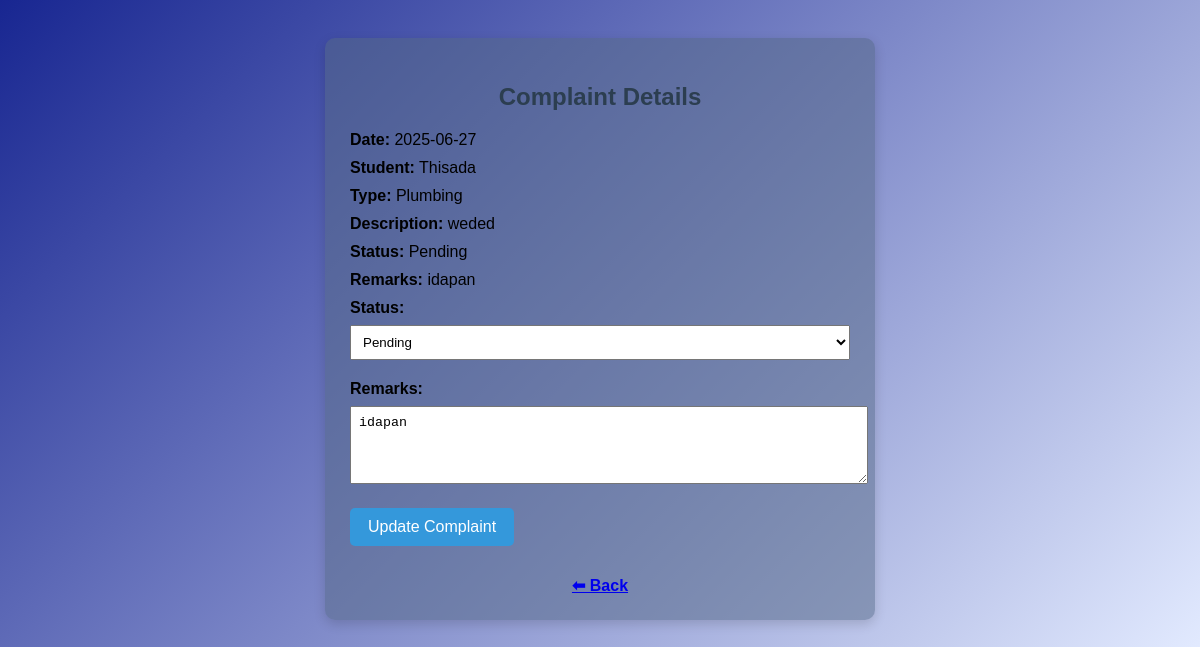
The page /hostel_management/complaint_details.php?id=14 (signed in) on the database its author committed.
### tables this page shows
CREATE TABLE `complaint` (
  `complaint_id` int(11) NOT NULL,
  `date` date NOT NULL,
  `status` varchar(50) DEFAULT NULL,
  `remarks` text DEFAULT NULL,
  `description` text DEFAULT NULL,
  `type` varchar(50) DEFAULT NULL,
  `student_id` int(11) DEFAULT NULL,
  `warden_id` int(11) DEFAULT NULL
);

CREATE TABLE `student` (
  `student_id` int(11) NOT NULL,
  `name` varchar(100) NOT NULL,
  `contact_info` varchar(100) DEFAULT NULL,
  `duration_of_stay` int(11) DEFAULT NULL,
  `room_number` int(11) DEFAULT NULL,
  `user_id` int(11) DEFAULT NULL
);

### hostel_management/complaint_details.php (the view, shortened to what this page needs)
<?php
require 'includes/db_connect.php';
$complaint_id = (int)$_GET['id'];
$role = $_SESSION['role'];
$stmt = $conn->prepare("
    SELECT c.*, s.name AS student_name
    FROM complaint c
    JOIN student s ON c.student_id = s.student_id
    WHERE c.complaint_id = ?
");
$stmt->bind_param("i", $complaint_id);
$stmt->execute();
$result = $stmt->get_result();
$complaint = $result->fetch_assoc();
?>
<!DOCTYPE html>
<html>
<head>
</head>
<body>
<div class="box">
    <h2>Complaint Details</h2>
    <p><strong>Date:</strong> <?= htmlspecialchars($complaint['date']) ?></p>
    <p><strong>Student:</strong> <?= htmlspecialchars($complaint['student_name']) ?></p>
    <p><strong>Type:</strong> <?= htmlspecialchars($complaint['type']) ?></p>
    <p><strong>Description:</strong> <?= htmlspecialchars($complaint['description']) ?></p>
    <p><strong>Status:</strong> <?= htmlspecialchars($complaint['status']) ?></p>
    <p><strong>Remarks:</strong> <?= nl2br(htmlspecialchars($complaint['remarks'] ?? '')) ?></p>
    <?php if ($role !== 'student'): ?>
    <form method="POST">
        <label>Status:</label>
        <select name="status">
            <option value="Pending" <?= $complaint['status'] === 'Pending' ? 'selected' : '' ?>>Pending</option>
        </select>
        <label>Remarks:</label>
        <textarea name="remarks" rows="4"><?= htmlspecialchars($complaint['remarks'] ?? '') ?></textarea>
        <button type="submit">Update Complaint</button>
    </form>
    <?php endif; ?>
    <a class="back-link" href="<?= ($role === 'admin' || $role === 'warden') ? 'complaints.php' : 'my_complaints.php' ?>">⬅ Back</a>
</div>
</body>
</html>

### hostel_management/complaint_details.php (style rules this page uses)
body { font-family: Arial, sans-serif; background: linear-gradient(135deg,rgb(24, 38, 145),rgb(227, 235, 255)); padding: 30px; }
.box { background-color: rgba(84, 104, 133, 0.5); padding: 25px; border-radius: 10px; box-shadow: 0 4px 12px rgba(0,0,0,0.15); max-width: 500px; margin: auto; }
h2 { color: #2c3e50; text-align: center; }
p { font-size: 16px; margin: 10px 0; }
label { font-weight: bold; }
textarea, select { width: 100%; padding: 8px; margin-top: 8px; margin-bottom: 20px; }
button { background-color: #3498db; color: white; padding: 10px 18px; border: none; border-radius: 5px; font-size: 16px; }
.back-link { display: block; margin-top: 30px; text-align: center; font-weight: bold; }

### rows shown on the page
complaint: date "2025-06-27", student.name "Thisada", type "Plumbing", description "weded", status "Pending", remarks "idapan"
